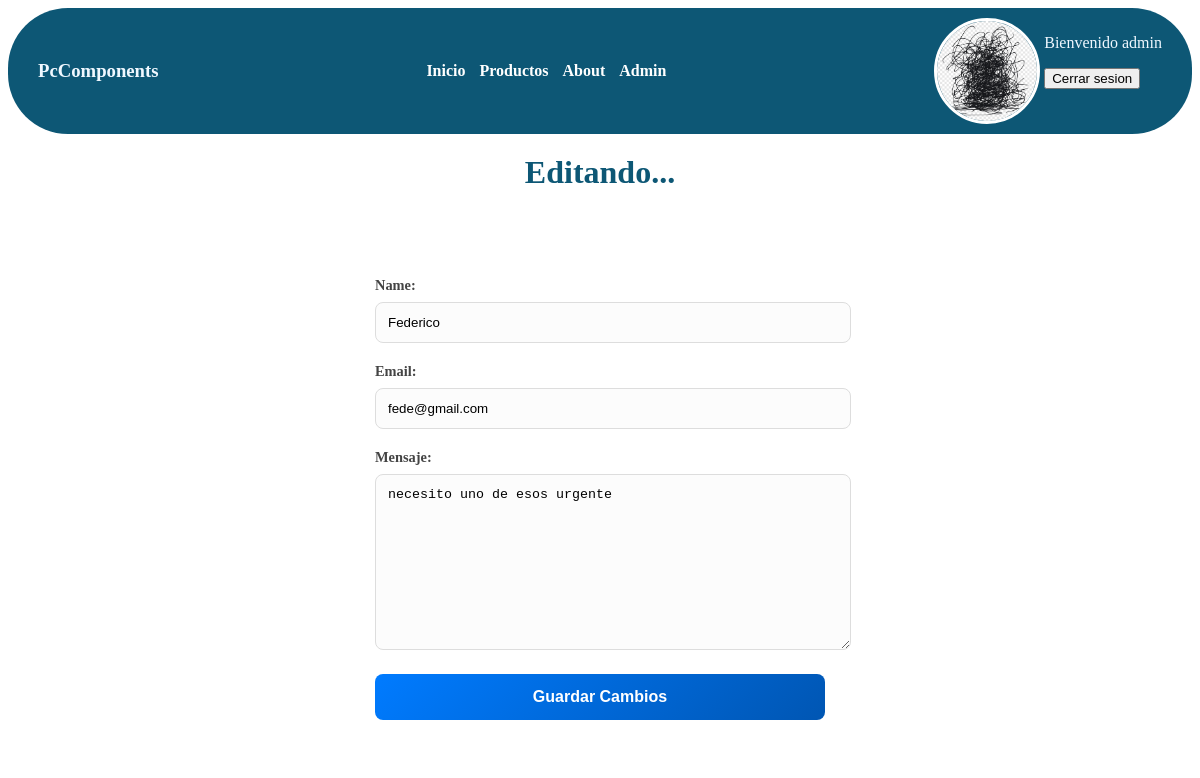
Screenshot of /editar_contacto/2/ (signed in) with the database file from the repository.
### usuarios/models.py (models this page shows, shortened)
class UsuarioPersonalizado(AbstractUser):
    telefono = models.CharField(max_length=20, null=True, blank=True)
    dni = models.CharField(max_length=20, null=True, blank=True)
    direccion = models.CharField(max_length=100, null=True, blank=True)
    foto_perfil = models.ImageField(upload_to="user_fp/", null=True, blank=True)

### PcComponents/models.py (models this page shows, shortened)
class Contacto(models.Model):
    name = models.CharField(max_length=100)
    email = models.EmailField()
    mensaje = models.TextField()
    productos = models.ForeignKey(
        Productos,
        on_delete=models.CASCADE,
        default=None,
        null=True,
        blank=True,
        related_name="mensajes",
    )
    class Meta:
        verbose_name = "mensaje"

### PcComponents/views.py (the view)
# urls.py: path("editar_contacto/<int:id>/", views.editar_contacto, name="editar_contacto"),
def editar_contacto(request, id):
    contacto = get_object_or_404(Contacto, id=id)
    if request.method == "POST":
        form = ContactoForm(request.POST, instance=contacto)
        if form.is_valid():
            form.save()
            return redirect("productos")
    else:
        form = ContactoForm(instance=contacto)
    return render(request, "PcComponents/editar_contacto.html", {"form": form})

### PcComponents/forms.py
class ContactoForm(forms.ModelForm):
    class Meta:
        model = Contacto
        fields = ["name", "email", "mensaje"]

### PcComponents/templates/PcComponents/editar_contacto.html (shortened to what this page needs)
{%extends 'PcComponents/base.html'%}
{% block body %}
<h1 class="titulo">Editando...</h1>
<form method="post" class="formulario">
    {{ form.as_p }}
    <button type="submit">Guardar Cambios</button>
</form>
{%endblock%}

### PcComponents/templates/PcComponents/base.html (shortened to what this page needs)
{%load static%}
<!doctype html>
<html lang="en">
<head>
  <link rel="stylesheet" href="{% static 'PcComponents/styles.css' %}" />
</head>
<body>
  <nav>
    <h3>PcComponents</h3>
    <div>
      <a href="{% url 'index' %}">Inicio</a>
      <a href="{% url 'productos' %}">Productos</a>
      <a href="{% url 'about' %}">About</a>
      <a href="{% url 'admin:index' %}">Admin</a>
    </div>
    {% if user.is_authenticated %}
    <div class="cajota">
      <div class="cajaperfil">
        {% if user.foto_perfil %}
        <img class="perfil" src="{{user.foto_perfil.url}}" alt="imagen {{user.nombre}}">
        {% endif %}
      </div>
      <div>
        <form action="{%url 'logout' %}" method="post">
          <p>Bienvenido {{user.username}} </p>
          <button type="submit">Cerrar sesion</button>
        </form>
      </div>
    </div>
    {%else%}
    <div>
      <a href="{%url 'login' %}">Login</a>
    </div>
    {%endif%}
  </nav>
  {% block body %} {% endblock %}
</body>
</html>

### PcComponents/static/PcComponents/styles.css (style rules this page uses)
nav { background: #0d5775; color: aliceblue; padding: 10px; display: flex; justify-content: space-between; align-items: center; border-radius: 60px; }
nav h3 { margin-left: 20px; }
nav div a { text-decoration: none; color: white; padding: 5px; font-weight: bold; }
a { text-decoration: none; }
.formulario { max-width: 450px; margin: 40px auto; padding: 30px; background: #ffffff; border-radius: 15px; }
.formulario p { margin-bottom: 20px; }
.formulario label { display: block; margin-bottom: 8px; color: #444; font-weight: 600; font-size: 0.9rem; }
.formulario input, .formulario textarea, .formulario select { width: 100%; padding: 12px; border: 1px solid #ddd; border-radius: 8px; background-color: #fcfcfc; }
.formulario button { width: 100%; padding: 14px; background: linear-gradient(135deg, #007bff, #0056b3); color: white; border: none; border-radius: 8px; font-size: 1rem; font-weight: bold; cursor: pointer; }
.cajaperfil { width: 100px; height: 100px; overflow:hidden; border-radius:50%; border:3px,solid,#ffffff; }
.perfil { width: 100%; object-fit:scale-down; }
.cajota { margin-right: 20px; display: flex; gap: 4px; flex-wrap: wrap; }
.titulo { color: #0d5775; text-align: center; margin-top: 20px; }

### rows the page displays
UsuarioPersonalizado: foto_perfil (picture), username "admin"
Contacto: name "Federico", email "fede@gmail.com", mensaje "necesito uno de esos urgente"
